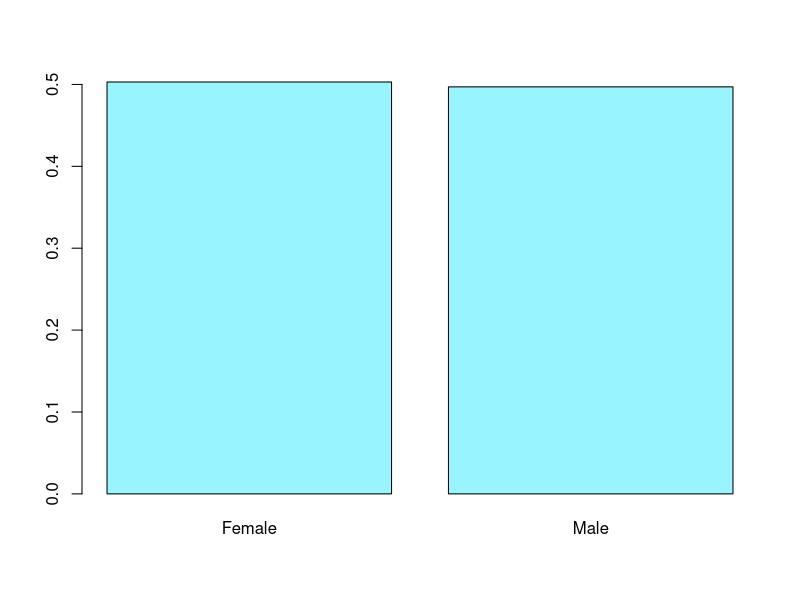
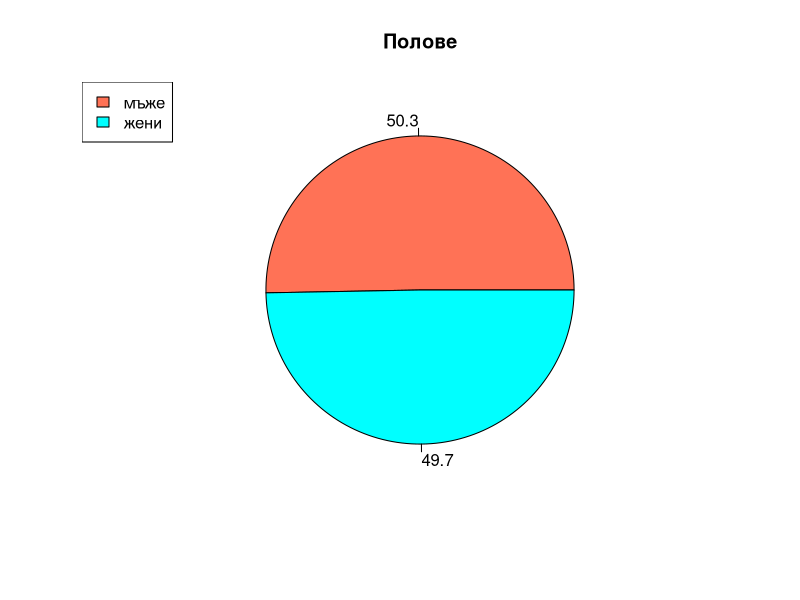
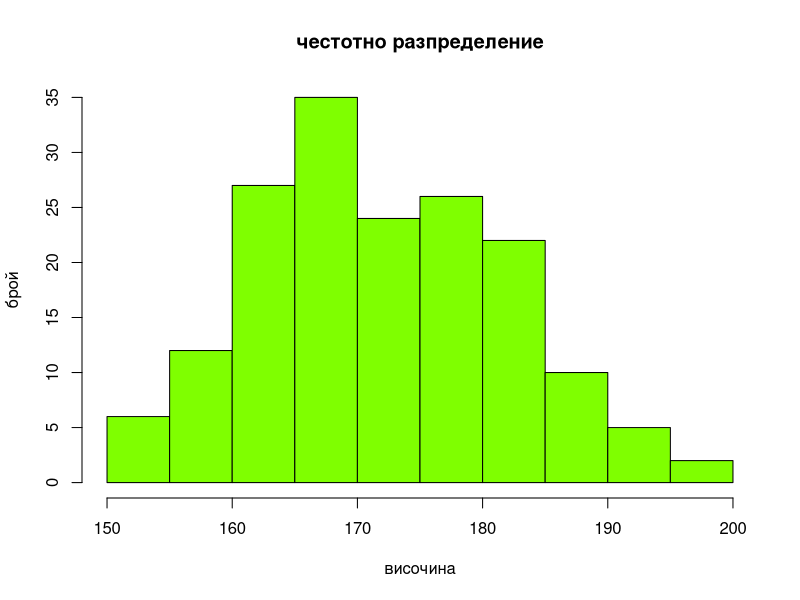
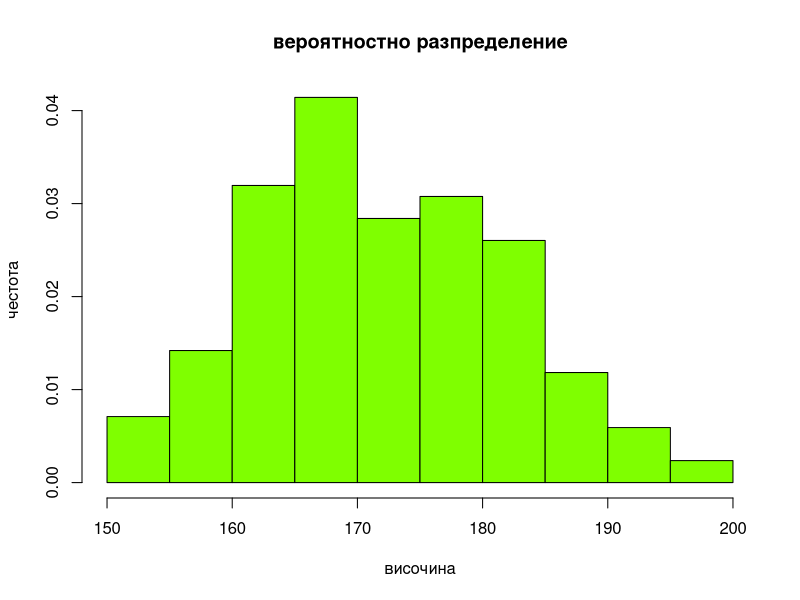
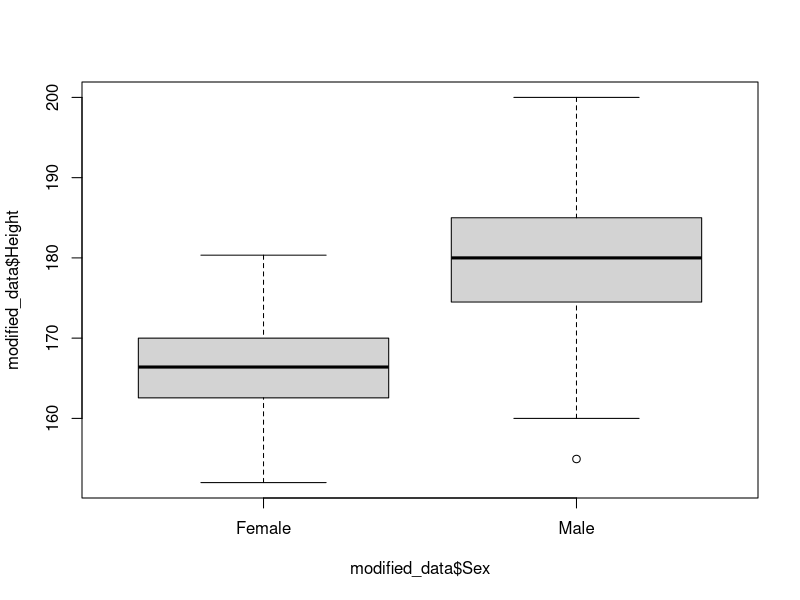
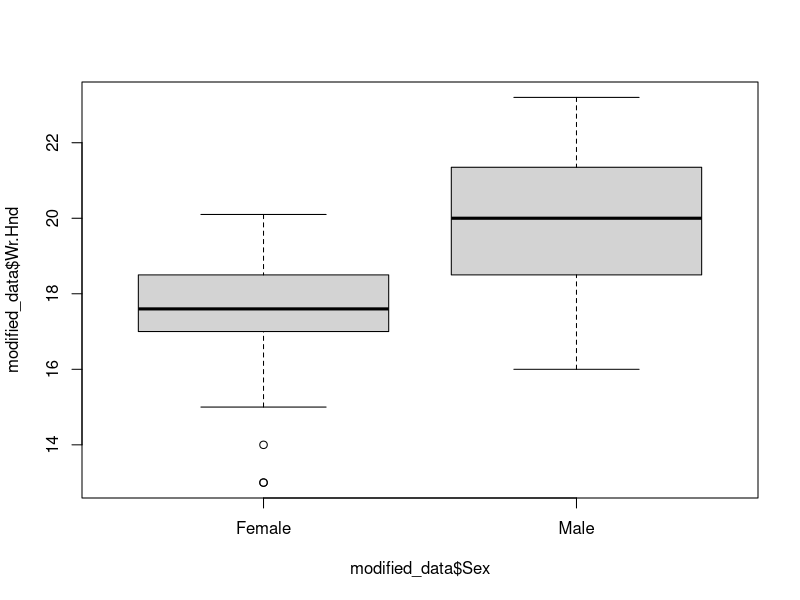
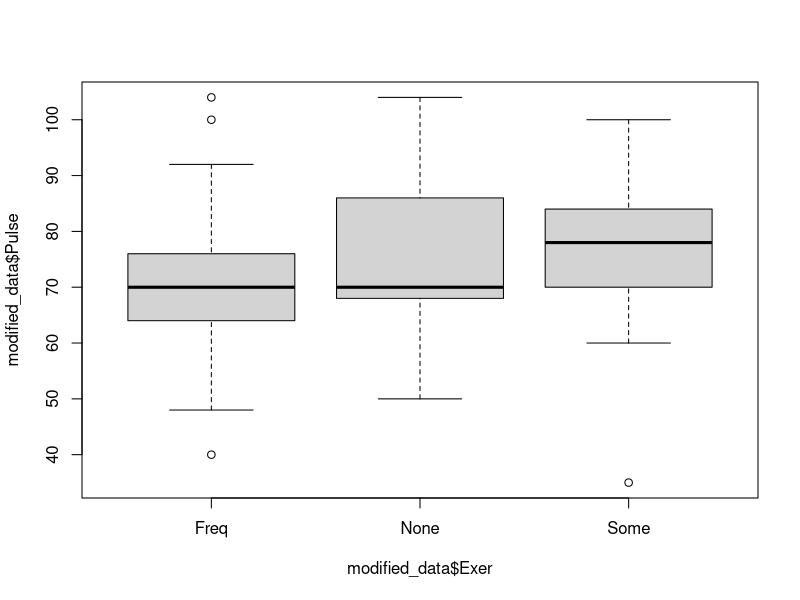
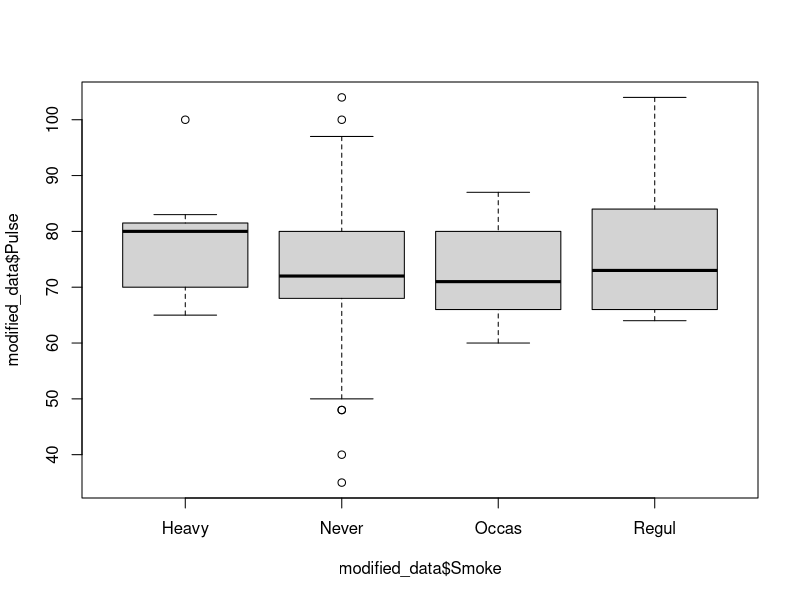

Here is the R script that generated these plots, in order:
# TODO 
# 
# 


# all columns in dataframe survey
# Sex, Wr.Hnd, NW.Hnd, W.Hnd, Fold, Pulse, Clap, Exer, Smoke, Height, M.I, Age

# wanted columns
# Sex(cat), Wr.Hnd(num cont), Pulse(num cont), Exer(cat), Smoke(cat), Height(num cont), Age(num cont)
 

# from the package MASS we are using the dataset survey
install.packages("MASS")

library("MASS") # or require("MASS")

# getting the wanted columns and removing NA values
columns_to_keep <- c("Sex", "Wr.Hnd", "Pulse", "Exer", "Smoke", "Height", "Age")

modified_data <- survey[columns_to_keep]

modified_data <- subset(modified_data, !is.na(modified_data$Sex) & 
                                    !is.na(modified_data$Wr.Hnd) & 
                                    !is.na(modified_data$Pulse) & 
                                    !is.na(modified_data$Exer) & 
                                    !is.na(modified_data$Smoke) & 
                                    !is.na(modified_data$Height) & 
                                    !is.na(modified_data$Age)) 
# maybe round Age?

# to write to csv file
write.csv(modified_data, 'D:\\surveyData.csv', row.names = FALSE)

# exercise, age, pulse
survey_observations <- dim(survey)[1]
survey_observations_ <- dim(modified_data)[1]


# 0. Анализ на една променлива
    # Sex (категорийна)
        # summary
        summary(modified_data$Sex)

        # barplot
        table_sex <- table(modified_data$Sex)
        barplot(height = prop.table(table(modified_data$Sex)), col = "cadetblue1")

        # piechart
        percents <- round(100*table_sex / sum(table_sex), 1)
        colors <- c("coral1", "cyan1")
        # fix colors, provide custom ones

        pie(x = table_sex, main = "Полове", labels = percents, col = colors)
        legend(x = "topleft", legend = c("мъже", "жени"), cex = 1, fill = colors)

        # резултатите показват, че разпределението е поравно между момичетата и момчетата

    # Height (числова непрекъсната)
        # summary
        summary(modified_data$Height)

        # hist
        hist(modified_data$Height, main = "честотно разпределение", xlab = "височина", ylab = "брой", col = "chartreuse1")
        hist(modified_data$Height, main = "вероятностно разпределение", xlab = "височина", ylab = "честота",
            col = "chartreuse1", prob = T)

        # boxplot
        

        # qqplot

    # Wr.Hnd (числова непрекъсната)
        # summary
        summary(modified_data$Wr.Hnd)
        # hist
        # boxplot
        # qqplot

# 2. Категорийни (обясняващи) VS числови (зависими)

boxplot(modified_data$Height ~ modified_data$Sex)
boxplot(modified_data$Wr.Hnd ~ modified_data$Sex)

boxplot(modified_data$Pulse ~ modified_data$Exer)
boxplot(modified_data$Pulse ~ modified_data$Smoke)


# 4. Числови (обясняващи) VS числови (зависими)
plot(modified_data$Height, modified_data$Pulse)

plot(modified_data$Age, modified_data$Pulse)

##################

# 1. Категорийни (обясняващи) VS категорийни (зависими)
barplot(prop.table(x = table(modified_data$Exer, modified_data$Sex), margin = 2), legend.text = T)

barplot(prop.table(x = table(survey$Exer, survey$Sex), margin = 2), legend.text = T)
barplot(prop.table(x = table(survey$Sex, survey$Exer), margin = 2), legend.text = T)


# old ideas #######################
# have to remove na
sexes <- survey$Sex
heights <- survey$Height
handWidth <- survey$Wr.Hnd

hist(heights)
mean(heights, na.rm = T)
sd(heights, na.rm = T)

hist(handWidth)
mean(handWidth, na.rm = T)
sd(handWidth, na.rm = T)

students <- data.frame(sexes, heights, handWidth)

t1 <- boxplot(students$heights ~ students$sexes)
t2 <- boxplot(students$handWidth ~ students$sexes)

# ################
# numbered variables
    # pointsPerGame
    # reboundsPerGame
# category variables
    # "guard", "forward", "center"

playerNames <- c("Klay Thompson", "Kyrie Irving", "James Harden", "Kemba Walker",
            "Khris Middleton", "Jimmy Butler", "Gordon Hayward", "Jayson Tatum",
             "Dwight Howard", "Nicola Jokic", "Nikola Vucevic", "Andre Drummond")

pointsPerGame <- c(19.5, 22.4, 24.6, 21.0,
                    15.7, 16.7, 15.2, 15.2,
                    17.2, 16.3, 15.7, 14.3)

reboundsPerGame <- c(3.5, 3.7, 5.2, 3.9, 
                       4.5, 4.9, 4.3, 5.6,
                        12.6, 9.5, 10.2, 13.8)

fieldPositions <- c("guard", "guard", "guard", "guard", 
                    "forward", "forward", "forward", "forward", 
                    "center", "center", "center", "center")

basketball <- data.frame(playerNames, pointsPerGame, reboundsPerGame, fieldPositions)

boxplot(basketball$pointsPerGame[fieldPositions ==  "guard"], 
        basketball$pointsPerGame[fieldPositions == "forward"], 
        basketball$pointsPerGame[fieldPositions == "center"], 
        col = rainbow(3), 
        names = c("guard pts", "forward pts", "forward pts"))

boxplot(basketball$reboundsPerGame[fieldPositions ==  "guard"], 
        basketball$reboundsPerGame[fieldPositions == "forward"], 
        basketball$reboundsPerGame[fieldPositions == "center"], 
        col = rainbow(3), 
        names = c("guard rebs", "forward rebs", "forward rebs"))

hist(x = basketball$pointsPerGame, col = "green", xlab = "ppg")
